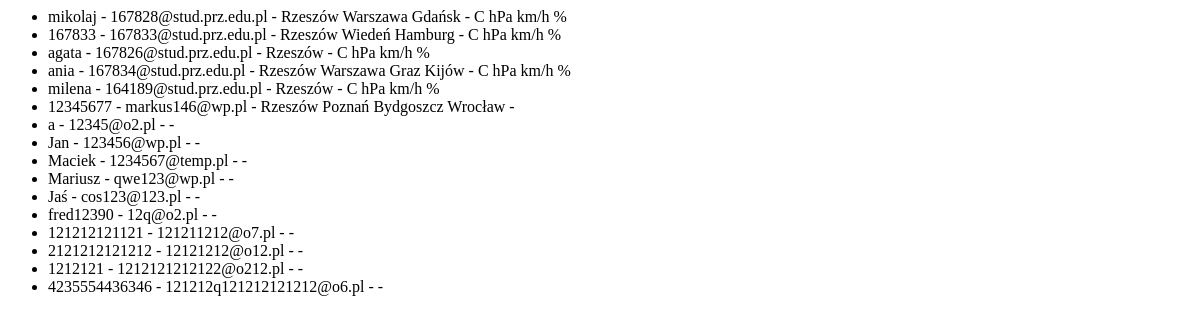
Page /testMail on the earlier database version.
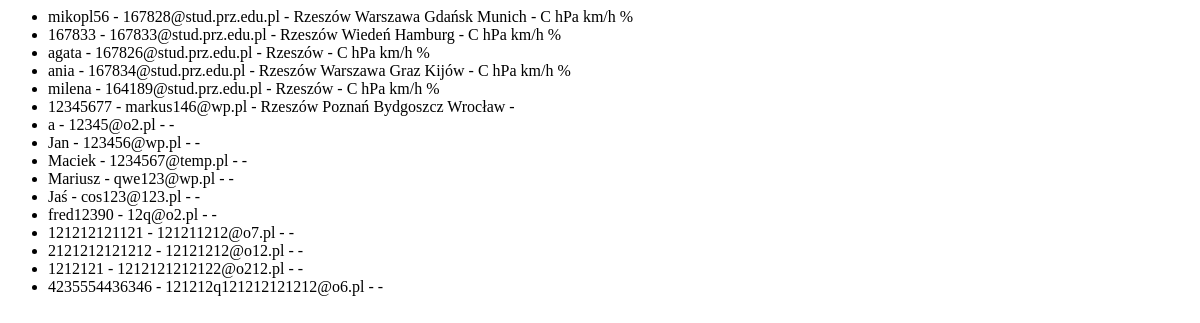
Same page on the later database version.
### website/models.py (models this page shows)
class User(db.Model, UserMixin):
    id = db.Column(db.Integer, primary_key=True)
    email = db.Column(db.String(128), unique=True, nullable = False)
    username = db.Column(db.String(128), unique=True, nullable = False)
    password = db.Column(db.String(128), nullable = False)
    date_created = db.Column(db.DateTime(timezone=True), default=func.now())
    miasta = db.relationship('Miasto', secondary=Miasto_Uzytkownika, backref='uzytkownicy')
    preferencje = db.relationship('Jednostka', secondary=Preferencje_Uzytkownika, backref='uzytkownicy')

class Miasto(db.Model):
    id = db.Column(db.Integer, primary_key=True)
    nazwa_miasta = db.Column(db.String(64), nullable = False)
    id_kraju = db.Column(db.Integer, db.ForeignKey("kraj.id"), nullable = False)
    pogoda_dzienna = db.relationship('PogodaDzienna', backref = 'miasto')
    pogoda_godzinowa = db.relationship('PogodaGodzinowa', backref = 'miasto')

class Jednostka(db.Model):
    id = db.Column(db.Integer, primary_key=True)
    nazwa_jednostki = db.Column(db.String(64), nullable = False)
    id_atrybutu = db.Column(db.Integer, ForeignKey("atrybut.id"))

### website/views.py (the view)
@views.route('/testMail')
def test():
    users = db.session.query(User).all()
    return render_template('./testMail/testMail.html', uzytkownicy=users)

### website/templates/testMail/testMail.html
<ul>
{% for uzytkownik in uzytkownicy %}
    <li>{{uzytkownik.username}} - {{uzytkownik.email}}
     - {% for miasto in uzytkownik.miasta %} {{miasto.nazwa_miasta}} {% endfor %}
     - {% for pref in uzytkownik.preferencje %} {{pref.nazwa_jednostki}} {% endfor %}
    </li>
{% endfor %}
</ul>

Differences in the rows shown:
changed User "167828@stud.prz.edu.pl": gains Miasto (nazwa_miasta "Munich"); username "mikolaj" → "mikopl56"
